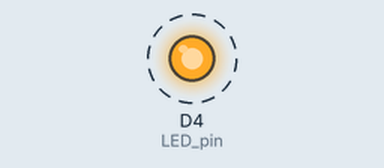
The sketch below on a simulated ESP8266 (NodeMCU). Parts: output pins drawn as LEDs (lit = HIGH). Dashed ring = blinking. Pins used as bus, display or sensor lines are not drawn; what the sketch prints to the serial monitor is not drawn.

Above: at 0.6 s.
Timing chart, 0 to 3.0 s (numbered marks = the images above):
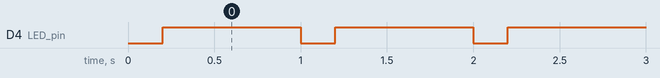

Measured:
- by itself, D4 (LED_pin): alternates HIGH for 0.80 s and LOW for 0.20 s

The sketch:

device_id_spi_test.ino
```cpp
#include <SPI.h>

void setup() {
Serial.begin(115200);

pinMode(D4, OUTPUT); // LED pin
pinMode(D8, OUTPUT); // CS pin
digitalWrite(D8, HIGH); // idle high

SPI.begin(); // default: SCK=14, MISO=12, MOSI=13 (internal)


}

void loop() {

uint8_t tx[5] = {0x00,0x00,0x00,0x00,0x00};
uint8_t rx[5] = {0};

digitalWrite(D4, LOW); // LED ON
delay(200); // visible ON time

SPI.beginTransaction(SPISettings(20000000, MSBFIRST, SPI_MODE0));

digitalWrite(D8, LOW);

for (int i = 0; i < 5; i++) {
rx[i] = SPI.transfer(tx[i]);
}

digitalWrite(D8, HIGH);
SPI.endTransaction();

digitalWrite(D4, HIGH); // LED OFF
uint32_t dev_id = rx[1] | (rx[2] << 8) | (rx[3] << 16) | (rx[4] << 24);

Serial.print("Device ID: 0x");
Serial.println(dev_id, HEX);
delay(800);

}
```
